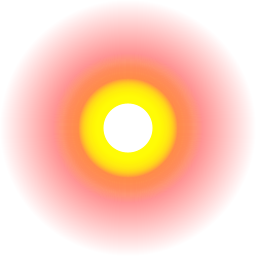
Frame 1 (no input)
Frame 60 (the mouse pressed at the canvas centre just before this capture): identical to frame 1, image omitted
Frame 120 (the mouse held since frame 60 and released just before this capture): identical to frame 1, image omitted

The Processing sketch that drew this single still picture (run headless with seeded random() and noise(); from frame 60 on, the mouse is pressed at the canvas centre):

// Processing sketch: particle_bitmap
// ── particle_bitmap.pde
PGraphics pg;

// rouge
color c1 = color(255, 1, 1, 1);

// orange
color c2 = color(255, 127, 1, 4);

// bleu
// color c1 = color(1, 1, 255, 1);

// vert
// color c2 = color(1, 255, 1, 4);

// jaune
color c3 = color(255, 255, 1, 20);

// blanc
color c4 = color(255, 255, 255);

void setup() {
  size(256, 256);
  pg = createGraphics(width, height);

  pg.beginDraw();
  pg.noStroke();
  for (int i = width; i >= 0; i--) {
    println(i);
    if (i >= 150) {
      pg.fill(c1);
    } else if (i >= 100) {
      pg.fill(c2);
    } else if (i >= 50) {
      pg.fill(c3);
    } else {
      pg.fill(c4);
    }

    pg.ellipse(width / 2, height / 2, i, i);
  }
  pg.endDraw();

  pg.save("particule.png");
}

void draw() {
  background(255);
  image(pg, 0, 0);
}
